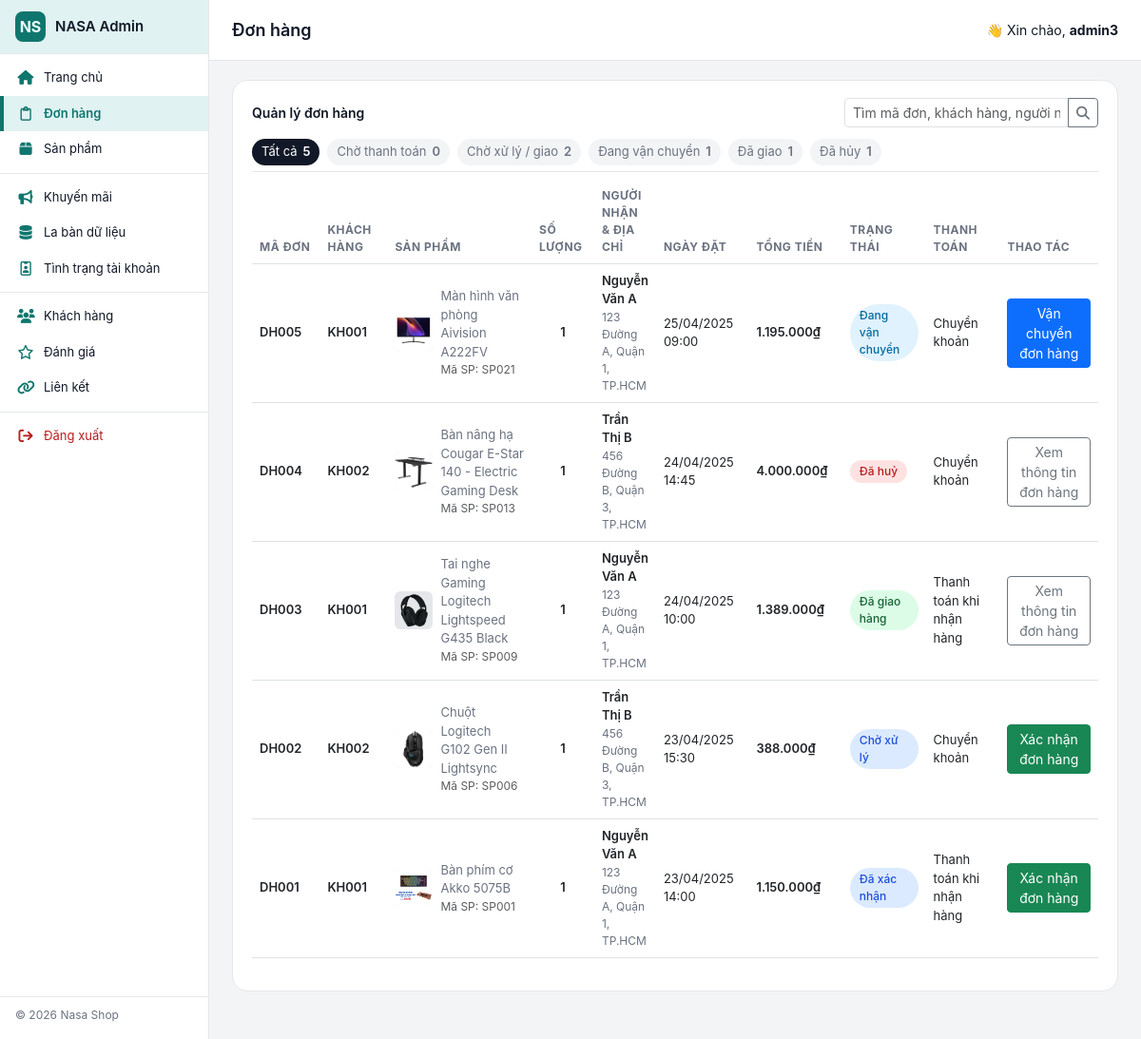
Screenshot of /trang-chu/admin/donhang.php (signed in) with the database file from the repository.
### tables this page shows
CREATE TABLE `donhang` (
  `id_donhang`          VARCHAR(20) NOT NULL,
  `id_khachhang`        VARCHAR(20) NOT NULL,

   
  `id_sanpham`          VARCHAR(20) NOT NULL,

   
  `so_luong`            INT(11)     NOT NULL DEFAULT 1,

  `ngay_dat`            DATETIME    NOT NULL,
  `tong_tien`           INT(11)     NOT NULL,

  `ten_nguoinhan`       VARCHAR(100) NULL DEFAULT NULL,
  `diachi_giaohang`     TEXT         NULL DEFAULT NULL,
  `sdt_nguoinhan`       VARCHAR(20)  NULL DEFAULT NULL,
  `email`               VARCHAR(100) NOT NULL,
  `ghi_chu`             TEXT         NULL DEFAULT NULL,

  `trang_thai`          VARCHAR(50)  NULL DEFAULT 'Pending',

   
  `phuongthuc_thanhtoan` ENUM('Thanh toán khi nhận hàng','Chuyển khoản') NOT NULL,

  `xac_nhan_admin`      TINYINT(1)   DEFAULT 0 COMMENT '0 = Chưa xác nhận, 1 = Đã xác nhận',
  `otp_code`            VARCHAR(6)   DEFAULT NULL,
  `otp_expiry`          DATETIME     DEFAULT NULL,

  PRIMARY KEY (`id_donhang`),

  CONSTRAINT `fk_donhang_khachhang`
    FOREIGN KEY (`id_khachhang`) REFERENCES `khachhang`(`id_khachhang`)
      ON DELETE CASCADE
      ON UPDATE CASCADE,

  CONSTRAINT `fk_donhang_sanpham`
    FOREIGN KEY (`id_sanpham`) REFERENCES `sanpham`(`id_sanpham`)
      ON DELETE RESTRICT
      ON UPDATE CASCADE
);

CREATE TABLE `sanpham` (
  `id_sanpham` VARCHAR(20) NOT NULL,
  `ten_sp` VARCHAR(255) NOT NULL,
  `gia` INT(11) NOT NULL,
  `mo_ta` TEXT,
  `thong_so_ky_thuat` TEXT,
  `sl` INT(11) NOT NULL,
  `id_loai` VARCHAR(20) NOT NULL,
  `hinh_anh` VARCHAR(255),
  PRIMARY KEY (`id_sanpham`),
  FOREIGN KEY (`id_loai`) REFERENCES `loaisanpham`(`id_loaisp`)
    ON DELETE CASCADE ON UPDATE CASCADE
);

### trang-chu/admin/donhang.php (the view, shortened to what the rows shown need)
<?php
require('../includes/connect.php');
function isCanceledStatus($status)
{
    $s = trim((string)$status);
    $s_lower = mb_strtolower($s, 'UTF-8');
    return (strpos($s_lower, 'hủy') !== false || strpos($s_lower, 'huỷ') !== false);
}
function displayOrderStatus($status)
{
    $status = trim((string)$status);
    return $status ?: '—';
}
function getOrderStatusClass($status)
{
    $status = trim((string)$status);
    if (isCanceledStatus($status)) {
        return 'order-status-canceled';
    }
    switch ($status) {
        case 'Chờ xử lý':
        case 'Đã thanh toán':
        case 'Đã xác nhận':
            return 'order-status-processing';
        case 'Đang vận chuyển':
            return 'order-status-shipping';
        case 'Đã giao hàng':
            return 'order-status-completed';
    }
}
function mapPaymentMethod($raw)
{
    $m = mb_strtolower(trim((string)$raw), 'UTF-8');
    $codValues = [
        'cod',
        'cash on delivery',
        'thanh toán khi nhận hàng',
        'thanh toan khi nhan hang',
        'cash'
    ];
    $bankValues = [
        'banking',
        'bank transfer',
        'chuyển khoản',
        'chuyen khoan',
        'transfer'
    ];
    if (in_array($m, $codValues, true)) {
        return 'Thanh toán khi nhận hàng';
    }
    if (in_array($m, $bankValues, true)) {
        return 'Chuyển khoản';
    }
    return $raw ?: '—';
}
$sql = "
    SELECT dh.*,
           sp.ten_sp,
           sp.hinh_anh
    FROM donhang dh
    LEFT JOIN sanpham sp ON dh.id_sanpham = sp.id_sanpham
    WHERE 1
";
$params = [];
$sql .= " ORDER BY dh.ngay_dat DESC";
$stmt = $conn->prepare($sql);
$stmt->execute($params);
$donhangs = $stmt->fetchAll(PDO::FETCH_ASSOC);
?>
<!DOCTYPE html>
<html lang="vi">
<head>
    <link href="https://cdn.jsdelivr.net/npm/bootstrap@5.3.0/dist/css/bootstrap.min.css" rel="stylesheet">
    <link href="https://cdnjs.cloudflare.com/ajax/libs/font-awesome/6.5.0/css/all.min.css" rel="stylesheet">
    <link rel="stylesheet" href="admin.css">
</head>
<body>
    <div class="admin-layout">
        <div class="admin-main">
            <main class="admin-content">
                <div class="card-panel">
                    <div class="table-responsive mt-2">
                        <table class="table table-modern table-hover align-middle">
                            <thead>
                                <tr>
                                    <th style="width: 130px;">Mã đơn</th>
                                    <th style="width: 120px;">Khách hàng</th>
                                    <th style="width: 260px;">Sản phẩm</th>
                                    <th style="width: 90px;">Số lượng</th>
                                    <th>Người nhận & địa chỉ</th>
                                    <th style="width: 140px;">Ngày đặt</th>
                                    <th style="width: 140px;">Tổng tiền</th>
                                    <th style="width: 140px;">Trạng thái</th>
                                    <th style="width: 160px;">Thanh toán</th>
                                    <th style="width: 220px;">Thao tác</th>
                                </tr>
                            </thead>
                            <tbody>
                                <?php if (empty($donhangs)): ?>
                                    <tr>
                                        <td colspan="10" class="text-center text-muted py-4">
                                            Không có đơn hàng nào phù hợp bộ lọc.
                                        </td>
                                    </tr>
                                <?php else: ?>
                                    <?php foreach ($donhangs as $dh): ?>
                                        <?php
                                        $id_donhang      = htmlspecialchars($dh['id_donhang']);
                                        $trang_thai_raw  = $dh['trang_thai'];
                                        $trang_thai      = trim($trang_thai_raw);
                                        $statusClass     = getOrderStatusClass($trang_thai);
                                        $img             = $dh['hinh_anh'] ?? null;
                                        $productName     = $dh['ten_sp'] ?? 'Sản phẩm không tồn tại';
                                        $isCanceled      = isCanceledStatus($trang_thai);
                                        $soLuong         = isset($dh['so_luong']) ? (int)$dh['so_luong'] : 1;
                                        ?>
                                        <tr>
                                            <td>
                                                <div class="fw-semibold"><?php echo $id_donhang; ?></div>
                                            </td>
                                            <td>
                                                <div class="fw-semibold">
                                                    <?php echo htmlspecialchars($dh['id_khachhang']); ?>
                                                </div>
                                            </td>
                                            <td>
                                                <div class="order-product">
                                                    <?php if (!empty($img)): ?>
                                                        <img src="../<?php echo htmlspecialchars($img); ?>"
                                                            alt="SP"
                                                            class="order-product-thumb">
                                                    <?php else: ?>
                                                        <div class="order-product-thumb no-img"></div>
                                                    <?php endif; ?>
                                                    <div class="order-product-info">
                                                        <div class="order-product-main">
                                                            <?php echo htmlspecialchars($productName); ?>
                                                        </div>
                                                        <?php if (!empty($dh['id_sanpham'])): ?>
                                                            <div class="order-product-sub text-muted">
                                                                Mã SP: <?php echo htmlspecialchars($dh['id_sanpham']); ?>
                                                            </div>
                                                        <?php endif; ?>
                                                    </div>
                                                </div>
                                            </td>
                                            <td>
                                                <div class="fw-semibold text-center">
                                                    <?php echo $soLuong; ?>
                                                </div>
                                            </td>
                                            <td>
                                                <div class="order-recipient">
                                                    <div class="fw-semibold">
                                                        <?php echo htmlspecialchars($dh['ten_nguoinhan']); ?>
                                                    </div>
                                                    <?php if (!empty($dh['diachi_giaohang'])): ?>
                                                        <div class="order-recipient-address">
                                                            <?php echo htmlspecialchars($dh['diachi_giaohang']); ?>
                                                        </div>
                                                    <?php endif; ?>
                                                </div>
                                            </td>
                                            <td>
                                                <?php echo htmlspecialchars(date('d/m/Y H:i', strtotime($dh['ngay_dat']))); ?>
                                            </td>
                                            <td>
                                                <div class="fw-semibold">
                                                    <?php echo number_format($dh['tong_tien'], 0, ',', '.'); ?>₫
                                                </div>
                                            </td>
                                            <td>
                                                <span class="order-status-pill <?php echo $statusClass; ?>">
                                                    <?php echo htmlspecialchars(displayOrderStatus($trang_thai)); ?>
                                                </span>
                                            </td>
                                            <td>
                                                <?php echo htmlspecialchars(mapPaymentMethod($dh['phuongthuc_thanhtoan'])); ?>
                                            </td>
                                            <td>
                                                <?php
                                                if ($isCanceled):
                                                ?>
                                                    <a href="edit_donhang.php?id=<?php echo $id_donhang; ?>"
                                                        class="btn btn-sm btn-outline-secondary">
                                                        Xem thông tin đơn hàng
                                                    </a>
                                                <?php
                                                elseif (in_array($trang_thai, ['Chờ xử lý', 'Pending', 'Chờ thanh toán', 'Đã thanh toán', 'Đã xác nhận'], true)):
                                                ?>
                                                    <a href="capnhat_trangthai.php?id_donhang=<?php echo $id_donhang; ?>&action=confirm"
                                                        class="btn btn-sm btn-success"
                                                        onclick="return confirm('Xác nhận đơn hàng này và chuyển sang trạng thái ĐANG VẬN CHUYỂN?');">
                                                        Xác nhận đơn hàng
                                                    </a>
                                                <?php
                                                elseif ($trang_thai === 'Đang vận chuyển'):
                                                ?>
                                                    <a href="capnhat_trangthai.php?id_donhang=<?php echo $id_donhang; ?>&action=shipping_done"
                                                        class="btn btn-sm btn-primary"
                                                        onclick="return confirm('Xác nhận đơn hàng này ĐÃ GIAO HÀNG và hoàn tất?');">
                                                        Vận chuyển đơn hàng
                                                    </a>
                                                <?php
                                                else:
                                                ?>
                                                    <a href="edit_donhang.php?id=<?php echo $id_donhang; ?>"
                                                        class="btn btn-sm btn-outline-secondary">
                                                        Xem thông tin đơn hàng
                                                    </a>
                                                <?php endif; ?>
                                            </td>
                                        </tr>
                                    <?php endforeach; ?>
                                <?php endif; ?>
                            </tbody>
                        </table>
                    </div>
                </div>
            </main>
        </div>
    </div>
</body>
</html>

### rows the page displays
donhang: id_donhang "DH005", id_khachhang "KH001", id_sanpham.hinh_anh (picture), id_sanpham.ten_sp "Màn hình văn phòng Aivision A222FV", id_sanpham "SP021", so_luong "1", ten_nguoinhan "Nguyễn Văn A", diachi_giaohang "123 Đường A, Quận 1, TP.HCM", ngay_dat "25/04/2025 09:00", tong_tien "1.195.000", trang_thai "Đang vận chuyển", phuongthuc_thanhtoan "Chuyển khoản"
donhang: id_donhang "DH004", id_khachhang "KH002", id_sanpham.hinh_anh (picture), id_sanpham.ten_sp "Bàn nâng hạ Cougar E-Star 140 - Electric Gaming Desk", id_sanpham "SP013", so_luong "1", ten_nguoinhan "Trần Thị B", diachi_giaohang "456 Đường B, Quận 3, TP.HCM", ngay_dat "24/04/2025 14:45", tong_tien "4.000.000", trang_thai "Đã huỷ", phuongthuc_thanhtoan "Chuyển khoản"
donhang: id_donhang "DH003", id_khachhang "KH001", id_sanpham.hinh_anh (picture), id_sanpham.ten_sp "Tai nghe Gaming Logitech Lightspeed G435 Black", id_sanpham "SP009", so_luong "1", ten_nguoinhan "Nguyễn Văn A", diachi_giaohang "123 Đường A, Quận 1, TP.HCM", ngay_dat "24/04/2025 10:00", tong_tien "1.389.000", trang_thai "Đã giao hàng", phuongthuc_thanhtoan "Thanh toán khi nhận hàng"
donhang: id_donhang "DH002", id_khachhang "KH002", id_sanpham.hinh_anh (picture), id_sanpham.ten_sp "Chuột Logitech G102 Gen II Lightsync", id_sanpham "SP006", so_luong "1", ten_nguoinhan "Trần Thị B", diachi_giaohang "456 Đường B, Quận 3, TP.HCM", ngay_dat "23/04/2025 15:30", tong_tien "388.000", trang_thai "Chờ xử lý", phuongthuc_thanhtoan "Chuyển khoản"
donhang: id_donhang "DH001", id_khachhang "KH001", id_sanpham.hinh_anh (picture), id_sanpham.ten_sp "Bàn phím cơ Akko 5075B", id_sanpham "SP001", so_luong "1", ten_nguoinhan "Nguyễn Văn A", diachi_giaohang "123 Đường A, Quận 1, TP.HCM", ngay_dat "23/04/2025 14:00", tong_tien "1.150.000", trang_thai "Đã xác nhận", phuongthuc_thanhtoan "Thanh toán khi nhận hàng"

### other values shown
$adminName "admin3"
$label "Tất cả"
$statusCounts[$key] "5"
$label "Chờ thanh toán"
$statusCounts[$key] "0"
$label "Chờ xử lý / giao"
$statusCounts[$key] "2"
$label "Đang vận chuyển"
$statusCounts[$key] "1"
$label "Đã giao"
$label "Đã hủy"
